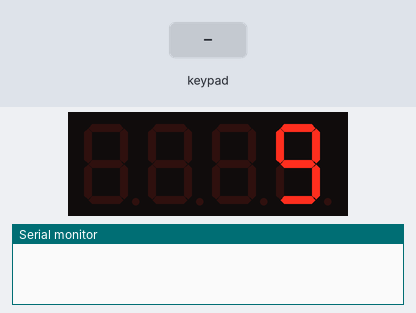
The sketch below on a simulated Arduino Uno, built with avr-gcc and run on an emulated ATmega328P. Shown: 4-digit seven-segment display, the last lines printed to the serial monitor. The inputs (shaded band) are chosen by the test bench.

Above: at 0.8 s.
0.9 s: keypad keys 9 8 7 6 # pressed 0.4 s apart
At 3.1 s:
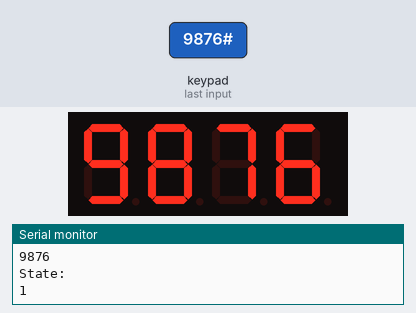
5.9 s: keypad keys 5 4 3 # pressed 0.4 s apart
At 7.6 s:
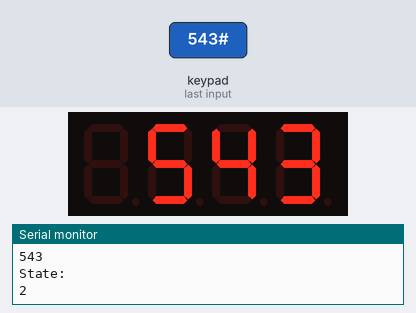
10.5 s: key '*' pressed
At 11.7 s:
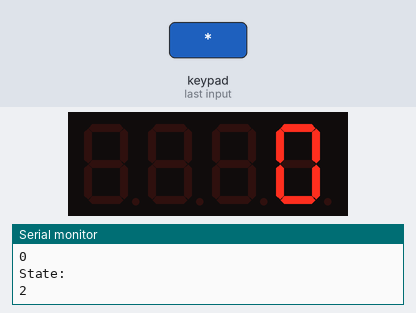
12.0 s: key '#' pressed
15.0 s: keypad keys 1 3 9 7 # pressed 0.4 s apart
20.0 s: keypad keys 9 8 7 6 # pressed 0.4 s apart
At 20.24 s:
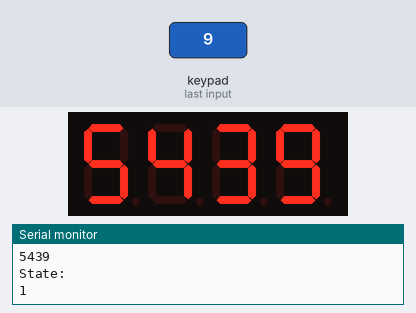
Timing chart, 0 to 23.0 s (numbered marks = the images above; inputs shaded):
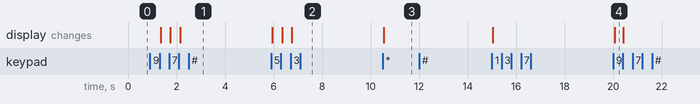

The sketch:

bomb_v1.1.ino
```cpp
#include <Keypad.h>
#include <TM1637Display.h>
// #include <string>

const int ROW_NUM = 4; //four rows
const int COLUMN_NUM = 3; //three columns

char keys[ROW_NUM][COLUMN_NUM] = {
  {'1','2','3'},
  {'4','5','6'},
  {'7','8','9'},
  {'*','0','#'}
};

const int CLK = 11; //Set the CLK pin connection to the display
const int DIO = 10; //Set the DIO pin connection to the display

TM1637Display display(CLK, DIO);

const int Offset = 48;

byte pin_rows[ROW_NUM] = {9, 8, 7, 6}; //connect to the row pinouts of the keypad
byte pin_column[COLUMN_NUM] = {5, 4, 3}; //connect to the column pinouts of the keypad

Keypad keypad = Keypad( makeKeymap(keys), pin_rows, pin_column, ROW_NUM, COLUMN_NUM );

// ----- letters -------

const uint8_t int_mark = 0b01011010;
const uint8_t g = 0b00101111;
const uint8_t t_int[] = { int_mark, 0b00000000, 0b00001000, 0b00111000};
const uint8_t s_int[] = { int_mark, 0b00000000, 0b00000000, 0b01101101};
const uint8_t g_int[] = { int_mark, 0b00000000, 0b00000000, g};


const uint8_t Succ[] = { 0b11111111, 0b11111111, 0b11111111, 0b11111111}; //WiP
const uint8_t FAiL[] = { 0b00000000, 0b00000000, 0b00000000, 0b00000000}; //WiP
const uint8_t HELP[] = { 0b01010101, 0b01010101, 0b01010101, 0b01010101}; //WiP

// -----------------------

// ---- Game modes -----
/*
  0 -

*/
// -----------------------


int addNumber(int value, int key){
  return value * 10 + key;
  // return value + key;
}

int remNumber(int value){
  return (value)/10;
  // value.remove(value.length()-1);
  // return value;
}


int code;
int defuse_code;
int time;
int game;
char last_key = '#';
int state = 0;
int internal_timer;

// states:
/*
  0 = Game?
  1 = Code?
  2 = Time?
  3 = Countdown
  4 = Defusing
  5 = Analysis
  6 = Succ
  7 = FAiL
*/


// ------- SETTERS -------- //


int setKey (char key, int current_value) {
  char newKey = key - Offset;
  if (key == '*') {
    current_value = remNumber(current_value);
    display.showNumberDec(current_value);
  } else if (key == '#') {
    if (last_key == '*') {
      max(0, state--);
    } else if (last_key == '#' && state != 3) {
      // do nothing: ignore repetition
      Serial.println("Repeated '#'");
    } else {
      if (state >= 6) {
        state = 0;
      } else {
        state++;
      }
    }
  } else if (current_value <= 999) {
    current_value = addNumber(current_value, newKey);
    display.showNumberDec(current_value);
  }
  // Serial.println(current_value);
  serialSummary(current_value, key);
  last_key = key;
  return current_value;
}

void setGame(int key) {
  display.setSegments(g_int);
  game = setKey (key, game);
  // delay(1000);
}

void setCode(int key) {
  display.setSegments(s_int);
  code = setKey (key, code);
}

void setTime(int key) {
  display.setSegments(t_int);
  time = setKey (key, time);
}


// ----------------------- //


void flashAndReboot(char key) {
  switch(state) {
    case 6:
      display.setSegments(Succ);
      break;
    case 7:
      display.setSegments(FAiL);
      break;
    default:
      display.setSegments(HELP);
  }
  if (key == '#') {
    state = 0;
  } else {
    Serial.println("Waiting for '#'");
    Serial.println("State: ");
    Serial.println(state);
    delay(1000);
  }
}

void checkTimeout() {
  if ( (millis()-internal_timer) > 1000) {
    internal_timer = millis();
    // time--;
    display.showNumberDec(time--);
    if (time <= 0) {
      state = 7;
    }
  }
  // delay(1000);
  // flashAndReboot(key);
}

void serialSummary(int value, char key){

  Serial.println("PrevKey: ");
  Serial.println(last_key);
  Serial.println("Key: ");
  Serial.println(key);
  Serial.println("Value: ");
  Serial.println(value);
  Serial.println("State: ");
  Serial.println(state);
  Serial.println("\n\r\n\r");
}

void game0(char key) {
  switch(state) {
    case 3:
      display.showNumberDec(time);
      Serial.println("\nTime:");
      Serial.println(time);
      if (key) {
        Serial.println("\n Pressed key while in state 3. Key: ");
        Serial.println(key);
      }
      if (key == '#') {
        Serial.println("\n Will update state.");
        state++;
      }
      break;
    case 4:
      defuse_code = setKey(key, defuse_code);
      break;
    case 5:
      state++;
      if (defuse_code != code) state++;
      break;
    default:
      flashAndReboot(key);
  }
}

void setup(){
  display.setBrightness(0x0a);
  Serial.begin(9600);
  while (state < 3) {
    char key = keypad.getKey();
    if (key){
      switch(state) {
        case 0:
          Serial.println("state 0");
          setGame(key);
          break;
        case 1:
          Serial.println("state 1");
          setCode(key);
          break;
        default:
          Serial.println("state 2");
          setTime(key);
          internal_timer = millis();
      }
    } else if (last_key == '#') {
      switch(state) {
        case 0:
          display.setSegments(g_int);
          break;
        case 1:
          display.setSegments(s_int);
          break;
        default:
          display.setSegments(t_int);
      }
    }
  }
}

void loop(){
  checkTimeout();
  char key = keypad.getKey();

  switch(game) {
    case 1:
      // code block
      break;
    default:
      game0(key);
  }

}
```

Measured:
- after the input at 0.9 s, the display: first changes after 0.45 s (image 1 shows a later state)
- after the input at 5.9 s, the display: first changes at once (image 2 shows a later state)
- after the input at 10.5 s, the display: changes after 0.05 s (image 3)
- after the input at 20.0 s, the display: changes after 0.06 s (image 4)
